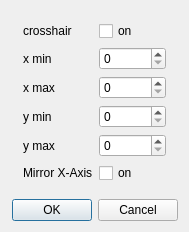
<?xml version="1.0" encoding="UTF-8"?>
<ui version="4.0">
 <class>DialogChartSettingsClass</class>
 <widget class="QDialog" name="DialogChartSettingsClass">
  <property name="geometry">
   <rect>
    <x>0</x>
    <y>0</y>
    <width>189</width>
    <height>232</height>
   </rect>
  </property>
  <property name="windowTitle">
   <string>Chart settings</string>
  </property>
  <layout class="QVBoxLayout" name="verticalLayout">
   <item>
    <layout class="QGridLayout" name="gridLayout">
     <item row="1" column="2">
      <widget class="QCheckBox" name="checkBox">
       <property name="text">
        <string>on</string>
       </property>
      </widget>
     </item>
     <item row="2" column="2">
      <widget class="QSpinBox" name="spinBoxXmin">
       <property name="maximum">
        <number>999999999</number>
       </property>
      </widget>
     </item>
     <item row="6" column="2">
      <widget class="QCheckBox" name="checkBoxMirrorX">
       <property name="text">
        <string>on</string>
       </property>
       <property name="tristate">
        <bool>false</bool>
       </property>
      </widget>
     </item>
     <item row="4" column="2">
      <widget class="QSpinBox" name="spinBoxYmin">
       <property name="maximum">
        <number>999999999</number>
       </property>
      </widget>
     </item>
     <item row="5" column="2">
      <widget class="QSpinBox" name="spinBoxYmax">
       <property name="maximum">
        <number>999999999</number>
       </property>
      </widget>
     </item>
     <item row="6" column="1">
      <widget class="QLabel" name="labelMirrorX">
       <property name="text">
        <string>Mirror X-Axis</string>
       </property>
      </widget>
     </item>
     <item row="3" column="0">
      <spacer name="horizontalSpacer">
       <property name="orientation">
        <enum>Qt::Horizontal</enum>
       </property>
       <property name="sizeHint" stdset="0">
        <size>
         <width>40</width>
         <height>20</height>
        </size>
       </property>
      </spacer>
     </item>
     <item row="5" column="1">
      <widget class="QLabel" name="labelYmax">
       <property name="text">
        <string>y max</string>
       </property>
      </widget>
     </item>
     <item row="4" column="1">
      <widget class="QLabel" name="labelYmin">
       <property name="text">
        <string>y min</string>
       </property>
      </widget>
     </item>
     <item row="3" column="3">
      <spacer name="horizontalSpacer_2">
       <property name="orientation">
        <enum>Qt::Horizontal</enum>
       </property>
       <property name="sizeHint" stdset="0">
        <size>
         <width>40</width>
         <height>20</height>
        </size>
       </property>
      </spacer>
     </item>
     <item row="2" column="1">
      <widget class="QLabel" name="labelXmin">
       <property name="text">
        <string>x min</string>
       </property>
      </widget>
     </item>
     <item row="3" column="2">
      <widget class="QSpinBox" name="spinBoxXmax">
       <property name="maximum">
        <number>999999999</number>
       </property>
      </widget>
     </item>
     <item row="3" column="1">
      <widget class="QLabel" name="labelXmax">
       <property name="text">
        <string>x max</string>
       </property>
      </widget>
     </item>
     <item row="1" column="1">
      <widget class="QLabel" name="labelShowCrosshair">
       <property name="text">
        <string>crosshair</string>
       </property>
      </widget>
     </item>
     <item row="0" column="2">
      <spacer name="verticalSpacer">
       <property name="orientation">
        <enum>Qt::Vertical</enum>
       </property>
       <property name="sizeHint" stdset="0">
        <size>
         <width>20</width>
         <height>40</height>
        </size>
       </property>
      </spacer>
     </item>
    </layout>
   </item>
   <item>
    <spacer name="verticalSpacer_2">
     <property name="orientation">
      <enum>Qt::Vertical</enum>
     </property>
     <property name="sizeHint" stdset="0">
      <size>
       <width>20</width>
       <height>40</height>
      </size>
     </property>
    </spacer>
   </item>
   <item>
    <widget class="QDialogButtonBox" name="buttonBox">
     <property name="standardButtons">
      <set>QDialogButtonBox::Cancel|QDialogButtonBox::Ok</set>
     </property>
    </widget>
   </item>
  </layout>
 </widget>
 <layoutdefault spacing="6" margin="11"/>
 <resources/>
 <connections>
  <connection>
   <sender>buttonBox</sender>
   <signal>accepted()</signal>
   <receiver>DialogChartSettingsClass</receiver>
   <slot>accept()</slot>
   <hints>
    <hint type="sourcelabel">
     <x>446</x>
     <y>302</y>
    </hint>
    <hint type="destinationlabel">
     <x>526</x>
     <y>313</y>
    </hint>
   </hints>
  </connection>
  <connection>
   <sender>buttonBox</sender>
   <signal>rejected()</signal>
   <receiver>DialogChartSettingsClass</receiver>
   <slot>reject()</slot>
   <hints>
    <hint type="sourcelabel">
     <x>363</x>
     <y>299</y>
    </hint>
    <hint type="destinationlabel">
     <x>532</x>
     <y>277</y>
    </hint>
   </hints>
  </connection>
 </connections>
</ui>
